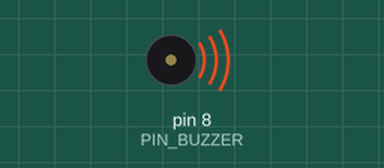
Bench run of a sketch on a simulated Arduino Uno, built with avr-gcc and run on an emulated ATmega328P. Parts: buzzer (waves = sounding).

Above: at 0.1 s.
At 39.7 s:
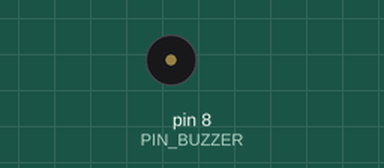
Timing chart, 0 to 41.2 s (numbered marks = the images above):
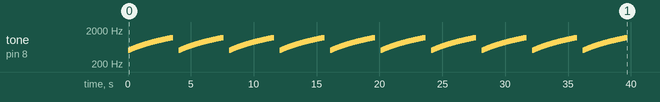

The sketch:

slow-whoop_siren.ino
```cpp
#define PIN_BUZZER 8
#define FREQ_LOW 500
#define FREQ_HIGH 1200
#define WHOOP_DURATION 3500
#define WHOOP_STEPS 350

void setup() {
  Serial.begin(9600);

  int freqChange = (FREQ_HIGH - FREQ_LOW) / WHOOP_STEPS;
  int toneDuration = WHOOP_DURATION / WHOOP_STEPS;

  for (int i = 0; i < 10; i++) {
    for (int freq = FREQ_LOW; freq <= FREQ_HIGH; freq += freqChange) {
      tone(PIN_BUZZER, freq, toneDuration);
      delay(toneDuration);
    }
    delay(500);
  }
}

void loop() {
}
```
